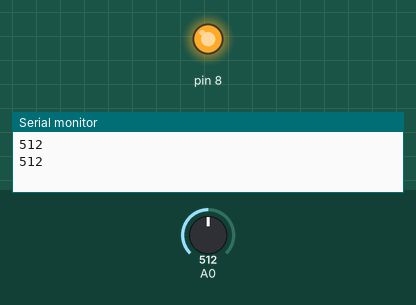
A sketch run on a simulated Arduino Uno, built with avr-gcc and run on an emulated ATmega328P. On the bench: output pins drawn as LEDs (lit = HIGH), the last lines printed to the serial monitor. The test bench sets the inputs (shaded band); at power-on: A0 = 512.

Above: at 2.8 s.
2.9 s: A0 set to 61
5.6 s: A0 set to 49
At 6.8 s:
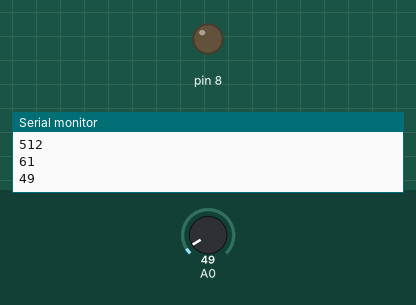
8.3 s: A0 set to 65
At 11.0 s:
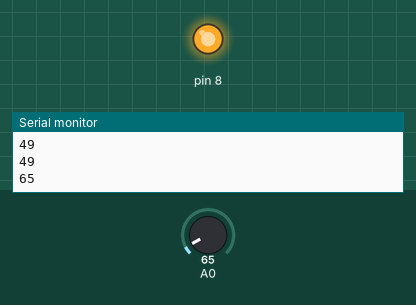
11.5 s: A0 set to 45
At 12.6 s:
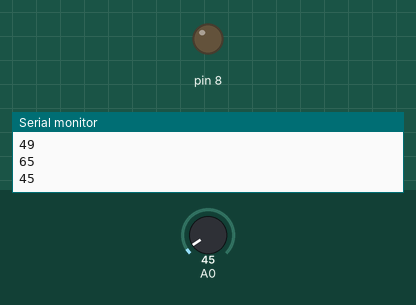
Timing chart, 0 to 14.5 s (numbered marks = the images above; inputs shaded):
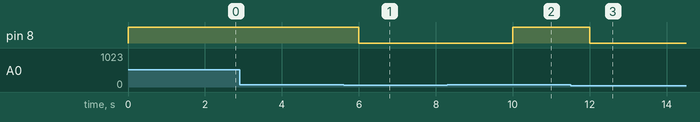

Measured:
- the behaviour switches between 56 and 55 on A0 (found by bisection; images 0 and 1)
- after the input at 5.6 s, pin 8: HIGH → LOW after 0.40 s
- after the input at 8.3 s, pin 8: LOW → HIGH after 1.7 s
- after the input at 11.5 s, pin 8: HIGH → LOW after 0.50 s

The sketch:

LCD.ino
```cpp
int buzz = 7;
void setup() {
  pinMode(8,OUTPUT);
  Serial.begin(9600);
}

void loop() {
  int val  = analogRead(A0);
  Serial.println(val);
  if(val > 55){
      digitalWrite(8,HIGH);
  }else{
      digitalWrite(8,LOW);
  }
  delay(2000);
}
```
